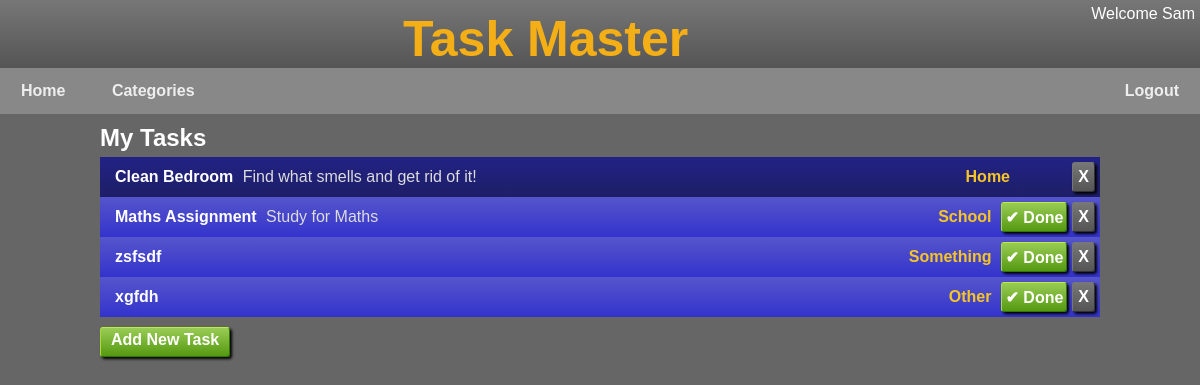
Before: /index (signed in) with the older database file.
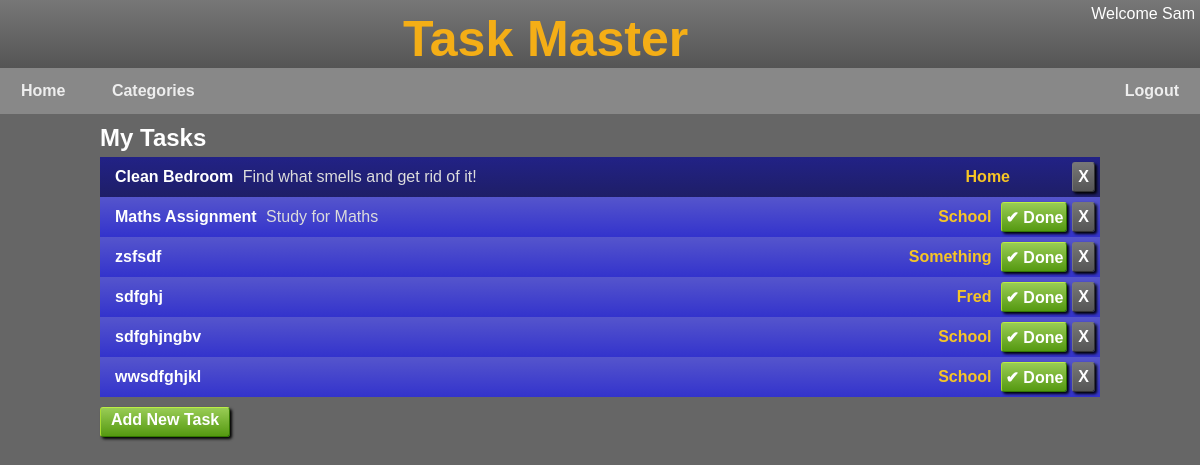
After: the same page with the newer database file.
### app/models/user.py (models this page shows, shortened)
class User(UserMixin, db.Model):
  id = db.Column(db.Integer, primary_key=True)
  username = db.Column(db.String(32), index=True, unique=True)
  display_name = db.Column(db.String(32))
  school_id = db.Column(db.Integer)
  access = db.Column(db.Integer, default=ACCESS['basic'])
  email = db.Column(db.String(120), index=True, unique=True)
  email_verified = db.Column(db.Integer)
  password_hash = db.Column(db.String(128))
  last_seen = db.Column(db.DateTime)
  created_at = db.Column(db.DateTime, default=db.func.datetime('now')) #default=db.func.utc_timestamp())
  last_modified = db.Column(db.DateTime, default=db.func.datetime('now'), onupdate=db.func.datetime('now')) #, default=db.func.utc_timestamp(), onupdate=db.func.utc_timestamp())
  tasks = db.relationship('Task', backref='user', lazy=True)
  def update_last_seen(self):
    last_seen = self.last_seen if self.last_seen else datetime.fromtimestamp(0)
    if (datetime.utcnow() - last_seen).total_seconds() > 600:  # More than 10 minutes ago
     self.last_seen = datetime.utcnow()
     db.session.commit()

### app/models/task.py (models this page shows, shortened)
class Task(db.Model):
  id = db.Column(db.Integer, primary_key=True)
  user_id = db.Column(db.Integer, db.ForeignKey('user.id'))
  name = db.Column(db.String(32))
  description = db.Column(db.String(250))
  category = db.Column(db.String(10))
  status = db.Column(db.Integer,default=STS_NEW)
  due_by = db.Column(db.DateTime)
  created_at = db.Column(db.DateTime, default=db.func.datetime('now'))
  def is_outstanding(self):
    return self.status < STS_COMPLETED

### app/main/main_routes.py (the view)
@bp.route('/')
@bp.route('/index')
def home():
    if not current_user.is_authenticated:
      return redirect(url_for('.login'))
    return render_template('index.html', title='Home',tasks=current_user.tasks)

### app/main/__init__.py (called while the page is built)
def init_app(app):
    app.register_blueprint(bp)
    app.register_error_handler(403, error_forbidden)
    app.jinja_options['finalize'] = lambda x: x if x is not None else '' #prevent Jinja from printing None
    login.login_view = 'main.login'
    login.init_app(app)
    @app.context_processor
    def inject_default_template_variables():
         return dict(h=helpers)
    @app.before_request
    def update_last_seen():
      if current_user.is_authenticated:
        current_user.update_last_seen()

### app/models/user.py (called while the page is built)
@login.user_loader
def load_user(id):
  return User.query.get(int(id))

### app/templates/index.html
{% extends "base.html" %}
{% block head %}
  <link rel="stylesheet" href="{{ url_for('static', filename='tasks.css') }}">
{% endblock %}
{% block content %}
  <h2>My Tasks</h2>
  {% include '_task_list.html' %}
  <div class="actions">
    <a href="{{ url_for('main.new_task') }}">Add New Task</a>
  </div>
{% endblock %}

### app/templates/base.html (shortened to what this page needs)
 <!DOCTYPE html>
<html xmlns="http://www.w3.org/1999/xhtml" lang="en" xml:lang="en">
  <head>
    <link rel="stylesheet" href="{{ url_for('static', filename='base.css') }}">
    {% block head %}{% endblock %}
  </head>
  <body>
    {% include '_header.html' %}
    <div id="page">
      {% block content %}{% endblock %}
    </div>
   </body>
</html>

### app/templates/_header.html
<div id="header">
  <div id="userinfo">
    {% if current_user.is_authenticated %}
      <div id="user">Welcome {{current_user.display_name }}</div>
    {% endif %}
  </div>
  <span class="title">Task Master</span>
</div>
<div id="menubar">
  <ul>
    {% if not current_user.is_anonymous %}
      <li><a href="{{ url_for('.home') }}">Home</a></li>
      <li><a href="{{ url_for('.category_tasks', category='All') }}">Categories</a></li>
      <li class="right"><a href="{{ url_for('main.logout') }}">Logout</a></li>
    {% endif %}
  </ul>
</div>

### app/templates/_task_list.html
<div class="tasks">
    {% for task in tasks %}
      {% if task.is_outstanding() %}
        <a class="task sts-sts-{{task.status}}" href="{{ url_for('main.edit_task', id=task.id) }}">
      {% else %}
        <div class="task sts-{{task.status}}">
      {% endif %}
        <div class="task-info">
          <div class="task-name">
            {{ task.name }}
          </div>
          <div class="task-description">
            {{ task.description }}
          </div>
      </div>
        <div class="task-category">
          {{ task.category or 'Other' }}
        </div>
        <div class="task-btns">
          <form action="{{ url_for('main.delete_task', id=task.id) }}" method="POST">
              <input class="delete" type="submit" value="X" onclick="return confirm('Delete Task {{task.name}}\n.Are You Sure?')">
          </form>
          {% if task.is_outstanding() %}
            <form action="{{ url_for('main.complete_task', id=task.id) }}" method="POST">
              <input class="done" type="submit" value="&#x2714 Done">
            </form>
          {% endif %}
        </div>
      {% if task.is_outstanding() %}
        </a>
      {% else %}
        </div>
      {% endif %}
    {% endfor %}
  </div>

### app/static/base.css (style rules this page uses)
* { margin: 0px; padding: 0px; box-sizing: border-box; }
body { color: #fff; background: #666; font-family: Arial, Helvetica, sans-serif; }
#header { overflow: hidden; background: linear-gradient(#777, #555); text-align: center; }
#header .title { color: rgb(244, 174, 22); font-family: Arial, Helvetica, sans-serif; font-weight: bold; font-size: 50px; display: inline-block; margin-top: 10px; }
#userinfo { float:right; text-align:right; margin-top: 5px; margin-right: 5px; }
#menubar { font-family: Arial, Helvetica, sans-serif; font-weight: bold; color: #eee; background: #888; }
#menubar ul { list-style-type: none; overflow: hidden; margin: 0; padding: 0; }
#menubar li { display: inline-block; padding: 14px 5px; text-align: center; }
#menubar li.right { float: right; }
#menubar li a { text-decoration: none; padding: 10px 16px; color: #eee; }
#page { max-width: 1000px; margin: auto; }

### app/static/tasks.css (style rules this page uses)
.tasks { flex: 1; }
.task { min-height: 40px; display: flex; align-items: center; background:#666; }
h2 { padding-top: 10px; padding-bottom: 5px; }
.task { background: linear-gradient(#55c,#33c); }
.task.sts-1 { background: linear-gradient(rgb(34, 34, 134), rgb(30, 30, 103)); }
.task-info { padding-left: 10px; flex: 1; }
.task-name { display: inline-block; padding-left: 5px; color: #fff; font-weight: bold; }
.task-description { display: inline-block; padding-left: 5px; padding-top: 5px; padding-bottom: 5px; color: #dcdcdc; }
.task-category { margin-right: 10px; color: #f6c525; font-weight: bold; padding-left: 10px; }
.task-btns { min-width: 80px; }
.task-btns form { display: inline; float: right; margin-right: 5px; }
.task-btns input[type=submit] { display: inline-block; font: inherit; font-size: 16px; font-weight: bold; padding: 0px 3px; height: 30px; border-radius: 3px; border-top: 1px solid #be4; border-left: 1px solid #ad3; border-right: 1px solid #370; border-bottom: 1px solid #370; background: #7a3; background: linear-gradient(#9c5, #591); box-shadow: rgba(0,0,0,1) 2px 2px 3px; text-align: center; color: #fff; }
.task-btns input[type=submit].delete { padding-left: 5px; padding-right: 5px; border-top: 1px solid #777; border-left: 1px solid #777; border-right: 1px solid #333; border-bottom: 1px solid #333; background: #7a3; background: linear-gradient(#777, #555); }
a.task { text-decoration: none; }
.actions { margin-top: 10px; }
.actions a { text-decoration: none; display: inline-block; font: inherit; font-size: 16px; font-weight: bold; padding: 3px 10px; height: 30px; border-radius: 3px; border-top: 1px solid #be4; border-left: 1px solid #ad3; border-right: 1px solid #370; border-bottom: 1px solid #370; background: #7a3; background: linear-gradient(#9c5, #591); box-shadow: rgba(0,0,0,1) 2px 2px 3px; text-align: center; color: #fff; }

Changed rows visible on the page:
removed Task: name "xgfdh", category "Other"
added Task: name "sdfghj", category "Fred"
added Task: name "sdfghjngbv", category "School"
added Task: name "wwsdfghjkl", category "School"
